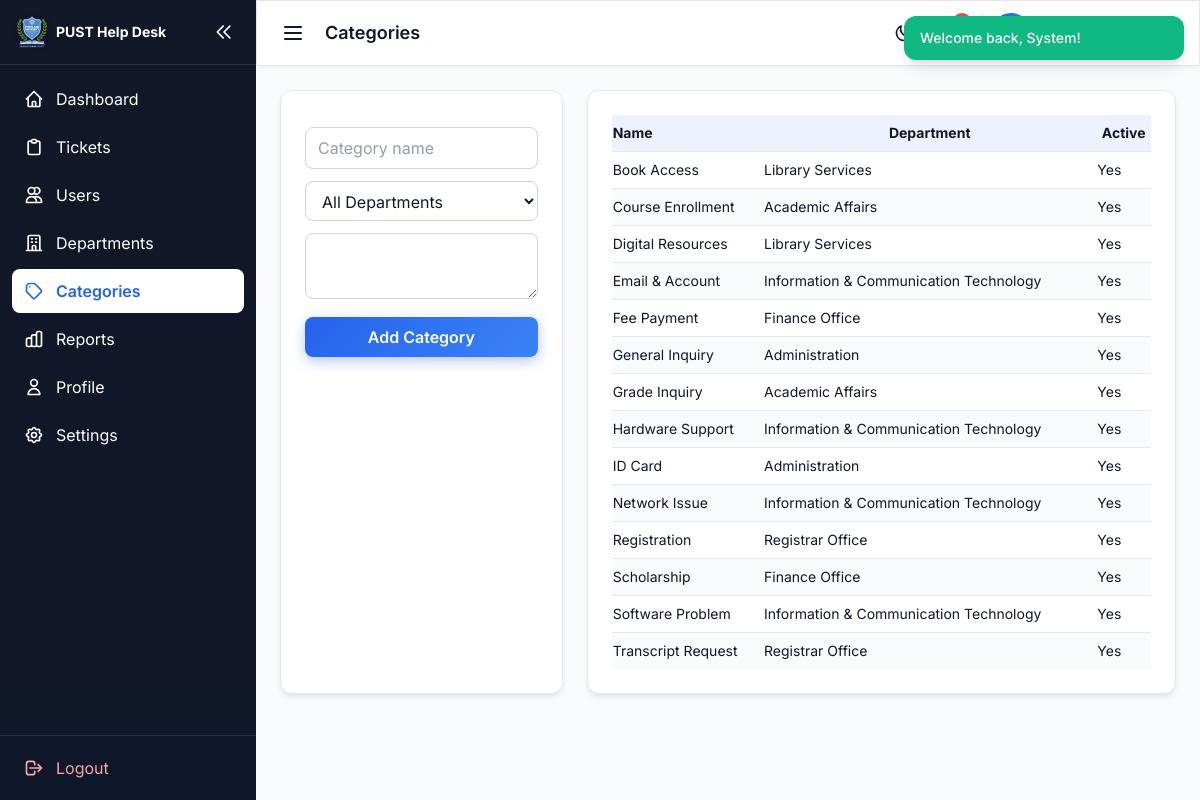
Screenshot of /admin/categories.php (signed in) with the database file from the repository.
### tables this page shows
CREATE TABLE categories (
    id INT UNSIGNED AUTO_INCREMENT PRIMARY KEY,
    name VARCHAR(100) NOT NULL,
    slug VARCHAR(100) NOT NULL UNIQUE,
    description TEXT NULL,
    department_id INT UNSIGNED NULL,
    is_active TINYINT(1) NOT NULL DEFAULT 1,
    created_at TIMESTAMP DEFAULT CURRENT_TIMESTAMP,
    updated_at TIMESTAMP DEFAULT CURRENT_TIMESTAMP ON UPDATE CURRENT_TIMESTAMP,
    FOREIGN KEY (department_id) REFERENCES departments(id) ON DELETE SET NULL
);

CREATE TABLE departments (
    id INT UNSIGNED AUTO_INCREMENT PRIMARY KEY,
    name VARCHAR(100) NOT NULL,
    code VARCHAR(20) NOT NULL UNIQUE,
    description TEXT NULL,
    email VARCHAR(255) NULL,
    is_active TINYINT(1) NOT NULL DEFAULT 1,
    created_at TIMESTAMP DEFAULT CURRENT_TIMESTAMP,
    updated_at TIMESTAMP DEFAULT CURRENT_TIMESTAMP ON UPDATE CURRENT_TIMESTAMP
);

### includes/functions/auth.php (called while the page is built, shortened)
<?php
function currentUser(): ?array
{
    return $_SESSION['user'] ?? null;
}
function userRole(): ?string
{
    return currentUser()['role'] ?? null;
}

### includes/functions/notifications.php (called while the page is built, shortened)
<?php
function countUnreadNotifications(int $userId): int
{
    $db = getDB();
    $stmt = $db->prepare('SELECT COUNT(*) FROM notifications WHERE user_id = ? AND is_read = 0');
    $stmt->execute([$userId]);
    return (int) $stmt->fetchColumn();
}
function getDepartments(bool $activeOnly = true): array
{
    $db = getDB();
    $sql = 'SELECT * FROM departments';
    if ($activeOnly) $sql .= ' WHERE is_active = 1';
    $sql .= ' ORDER BY name';
    return $db->query($sql)->fetchAll();
}

### admin/categories.php (the view, shortened to what this page needs)
<?php
require_once dirname(__DIR__) . '/includes/bootstrap.php';
require_once dirname(__DIR__) . '/includes/middleware/auth.php';
$db = getDB();
$departments = getDepartments();
$categories = $db->query('SELECT c.*, d.name AS dept_name FROM categories c LEFT JOIN departments d ON c.department_id = d.id ORDER BY c.name')->fetchAll();
$pageTitle = 'Categories';
require dirname(__DIR__) . '/includes/templates/dashboard-layout.php';
?>
<div class="grid lg:grid-cols-3 gap-6">
    <div class="dashboard-card rounded-xl p-6">
        <form method="POST" data-validate class="space-y-3"><?= csrfField() ?>
            <input name="name" required placeholder="Category name" class="w-full px-3 py-2 border rounded-lg">
            <select name="department_id" class="w-full px-3 py-2 border rounded-lg"><option value="">All Departments</option>
            </select>
            <textarea name="description" class="w-full px-3 py-2 border rounded-lg" rows="2"></textarea>
            <button class="w-full py-2 pust-btn-primary font-semibold rounded-lg">Add Category</button>
        </form>
    </div>
    <div class="lg:col-span-2 dashboard-card rounded-xl p-6">
        <table class="w-full text-sm"><thead><tr><th class="text-left py-2">Name</th><th>Department</th><th>Active</th></tr></thead>
        <tbody><?php foreach ($categories as $c): ?><tr class="border-t"><td class="py-2"><?= e($c['name']) ?></td><td><?= e($c['dept_name']??'All') ?></td><td><?= $c['is_active']?'Yes':'No' ?></td></tr><?php endforeach; ?></tbody>
        </table>
    </div>
</div>
<?php require dirname(__DIR__) . '/includes/templates/dashboard-footer.php'; ?>

### includes/templates/dashboard-layout.php (shortened to what this page needs)
<?php
$user = currentUser();
$pageTitle = $pageTitle ?? 'Dashboard';
$role = userRole();
$basePath = $role === 'admin' ? 'admin' : ($role === 'staff' ? 'staff' : 'student');
$unreadCount = countUnreadNotifications(userId());
$currentPage = basename($_SERVER['PHP_SELF']);
?>
<!DOCTYPE html>
<html lang="en" data-theme="<?= PUST_DEFAULT_THEME ?>">
<head>
    <script src="https://cdn.tailwindcss.com"></script>
    <link rel="stylesheet" href="<?= assetUrl('css/custom.css') ?>">
</head>
<body class="dashboard-layout antialiased" data-notif-url="<?= appUrl('api/notifications-count.php') ?>">
<div id="page-loader"><?= renderLogo('lg') ?><div class="spinner w-10 h-10"></div></div>
<div class="toast-container"></div>
<aside id="sidebar" class="sidebar pust-sidebar fixed top-0 left-0 z-50 h-full text-white -translate-x-full lg:translate-x-0">
    <div class="sidebar-header p-4 border-b border-white/10 flex items-center justify-between gap-2">
        <a href="<?= appUrl("$basePath/dashboard.php") ?>" class="sidebar-brand flex items-center gap-2 font-bold min-w-0 flex-1" title="PUST Help Desk">
            <?= renderLogo('icon', 'PUST') ?>
            <span class="sidebar-label truncate text-sm">PUST Help Desk</span>
        </a>
        <button type="button" id="sidebar-collapse" class="sidebar-collapse-btn hidden lg:flex p-1.5 hover:bg-white/10 rounded-lg flex-shrink-0" title="Collapse sidebar" aria-label="Collapse sidebar">
            <svg class="collapse-icon-open w-5 h-5" fill="none" stroke="currentColor" viewBox="0 0 24 24"><path stroke-linecap="round" stroke-linejoin="round" stroke-width="2" d="M11 19l-7-7 7-7m8 14l-7-7 7-7"/></svg>
        </button>
    </div>
    <nav class="sidebar-nav p-3 space-y-1 overflow-y-auto overflow-x-hidden">
        <?php foreach ($navItems as $item): ?>
        <a href="<?= appUrl("$basePath/{$item['url']}") ?>"
           title="<?= e($item['label']) ?>"
           class="sidebar-link flex items-center gap-3 px-3 py-2.5 rounded-lg transition <?= $currentPage === $item['url'] ? 'bg-white text-pust-primary font-semibold' : 'hover:bg-white/10' ?>">
            <svg class="w-5 h-5 flex-shrink-0" fill="none" stroke="currentColor" viewBox="0 0 24 24"><path stroke-linecap="round" stroke-linejoin="round" stroke-width="2" d="<?= $item['icon'] ?>"/></svg>
            <span class="sidebar-label"><?= e($item['label']) ?></span>
        </a>
        <?php endforeach; ?>
    </nav>
    <div class="sidebar-footer absolute bottom-0 left-0 right-0 p-3 border-t border-white/10">
        <a href="<?= appUrl('logout.php') ?>" title="Logout" class="sidebar-link flex items-center gap-3 px-3 py-2 rounded-lg hover:bg-red-500/20 text-red-300">
            <svg class="w-5 h-5 flex-shrink-0" fill="none" stroke="currentColor" viewBox="0 0 24 24"><path stroke-linecap="round" stroke-linejoin="round" stroke-width="2" d="M17 16l4-4m0 0l-4-4m4 4H7m6 4v1a3 3 0 01-3 3H6a3 3 0 01-3-3V7a3 3 0 013-3h4a3 3 0 013 3v1"/></svg>
            <span class="sidebar-label">Logout</span>
        </a>
    </div>
</aside>
<div class="main-content min-h-screen flex flex-col">
    <header class="dashboard-card sticky top-0 z-30 px-4 py-3 flex items-center justify-between shadow-sm">
        <div class="flex items-center gap-3">
            <button type="button" id="sidebar-collapse-header" class="dash-icon-btn hidden lg:flex p-2 rounded-lg" title="Toggle sidebar" aria-label="Toggle sidebar">
                <svg class="w-6 h-6" fill="none" stroke="currentColor" viewBox="0 0 24 24"><path stroke-linecap="round" stroke-linejoin="round" stroke-width="2" d="M4 6h16M4 12h16M4 18h16"/></svg>
            </button>
            <?php if (!empty($breadcrumbs)): ?>
            <nav class="dash-muted text-sm hidden sm:block">
                <?php foreach ($breadcrumbs as $i => $crumb): ?>
                    <?php if ($i > 0): ?><span class="mx-1">/</span><?php endif; ?>
                    <?php if (!empty($crumb['url'])): ?>
                        <a href="<?= e($crumb['url']) ?>" class="text-pust-primary hover:underline"><?= e($crumb['label']) ?></a>
                    <?php else: ?>
                        <span class="font-medium dash-text"><?= e($crumb['label']) ?></span>
                    <?php endif; ?>
                <?php endforeach; ?>
            </nav>
            <?php else: ?>
            <h1 class="text-lg font-semibold"><?= e($pageTitle) ?></h1>
            <?php endif; ?>
        </div>
        <div class="flex items-center gap-3">
            <button id="theme-toggle" type="button" class="dash-icon-btn p-2 rounded-lg" title="Toggle theme" aria-label="Toggle theme">
            </button>
            <a href="<?= appUrl("$basePath/notifications.php") ?>" class="dash-icon-btn relative p-2 rounded-lg">
                <span id="notif-badge" class="<?= $unreadCount ? '' : 'hidden' ?> absolute -top-0.5 -right-0.5 bg-red-500 text-white text-xs w-5 h-5 rounded-full flex items-center justify-center"><?= $unreadCount > 99 ? '99+' : $unreadCount ?></span>
            </a>
            <a href="<?= appUrl("$basePath/profile.php") ?>" class="flex items-center gap-2 pl-2 border-l dash-border hover:opacity-90 transition">
                <?= renderAvatar($user, 'md') ?>
                <div class="hidden sm:block">
                    <p class="text-sm font-medium dash-text"><?= e($user['first_name'] . ' ' . $user['last_name']) ?></p>
                    <p class="text-xs dash-muted"><?= e(roleLabel($user['role'])) ?></p>
                </div>
            </a>
        </div>
    </header>
    <div class="flex-1 p-4 md:p-6">

### includes/functions/helpers.php (shortened to what this page needs)
<?php
function e(?string $value): string
{
    return htmlspecialchars($value ?? '', ENT_QUOTES, 'UTF-8');
}
function appUrl(string $path = ''): string
{
    return rtrim(APP_URL, '/') . '/' . ltrim($path, '/');
}
function assetUrl(string $path): string
{
    return appUrl('assets/' . ltrim($path, '/'));
}
function renderLogo(string $size = 'sm', string $alt = 'PUST Help Desk'): string
{
    $sizes = [
        'icon' => ['class' => 'w-8 h-8',   'px' => 32],
        'sm'   => ['class' => 'w-10 h-10',  'px' => 40],
        'md'   => ['class' => 'w-12 h-12',  'px' => 48],
        'lg'   => ['class' => 'w-16 h-16',  'px' => 64],
        'xl'   => ['class' => 'w-24 h-24',  'px' => 96],
        'hero' => ['class' => 'w-32 h-32',  'px' => 128],
    ];
    $info  = $sizes[$size] ?? $sizes['sm'];
    $class = $info['class'];
    $px    = $info['px'];
    $candidates = [
        ROOT_PATH . '/assets/images/pust-logo-transparent.png' => assetUrl('images/pust-logo-transparent.png'),
        ROOT_PATH . '/assets/images/pust-logo.jpg'             => assetUrl('images/pust-logo.jpg'),
        ROOT_PATH . '/assets/images/pust-logo.png'             => assetUrl('images/pust-logo.png'),
    ];
    foreach ($candidates as $filePath => $fileUrl) {
        if (is_file($filePath)) {
            $url = $fileUrl . '?v=' . filemtime($filePath);
            return '<img src="' . e($url) . '" alt="' . e($alt) . '" width="' . $px . '" height="' . $px . '"'
                 . ' class="pust-logo pust-logo--' . e($size) . ' ' . $class . ' object-contain flex-shrink-0"'
                 . ' style="filter: drop-shadow(0 1px 3px rgba(0,0,0,.18));">';
        }
    }
    return '
    <svg class="pust-logo pust-logo--' . e($size) . ' ' . $class . ' text-pust-primary dark:text-blue-500 transition-transform duration-300 hover:rotate-6 flex-shrink-0" viewBox="0 0 24 24" fill="none" stroke="currentColor" stroke-width="1.5" stroke-linecap="round" stroke-linejoin="round" aria-label="' . e($alt) . '">
        <path d="M12 22s8-4 8-10V5l-8-3-8 3v7c0 6 8 10 8 10z" fill="currentColor" fill-opacity="0.15" stroke="currentColor" stroke-width="2"/>
        <path d="M12 15c0-1.5 1-2.5 3-2.5s3 1 3 2.5v.5H12v-.5z" fill="currentColor" fill-opacity="0.2"/>
        <path d="M12 15c0-1.5-1-2.5-3-2.5S6 13.5 6 15v.5h6v-.5z" fill="currentColor" fill-opacity="0.2"/>
        <path d="M12 16V12.5c0-1.2 1-1.8 2.5-1.8s2.5.6 2.5 1.8V16" stroke="currentColor" stroke-width="1.5"/>
        <path d="M12 16V12.5c0-1.2-1-1.8-2.5-1.8S7 11.3 7 12.5V16" stroke="currentColor" stroke-width="1.5"/>
        <path d="M12 10.5v5.5" stroke="currentColor" stroke-width="2"/>
        <path d="M12 5l.6 1.2 1.4.2-1 1 .2 1.4-1.2-.7-1.2.7.2-1.4-1-1 1.4-.2L12 5z" fill="currentColor" stroke="currentColor" stroke-width="0.5"/>
    </svg>';
}

### includes/functions/avatar.php (shortened to what this page needs)
<?php
function userInitials(array $user): string
{
    $f = strtoupper(substr($user['first_name'] ?? 'U', 0, 1));
    $l = strtoupper(substr($user['last_name'] ?? '', 0, 1));
    return $f . $l;
}
function userHasCustomAvatar(array $user): bool
{
    if (empty($user['avatar']) || $user['avatar'] === 'default-avatar.png') {
        return false;
    }
    $path = UPLOAD_PATH . '/' . ltrim($user['avatar'], '/');
    return is_file($path);
}
function avatarSizeClasses(string $size): string
{
    return match ($size) {
        'xs'  => 'w-7 h-7 text-[10px]',
        'sm'  => 'w-8 h-8 text-xs',
        'md'  => 'w-10 h-10 text-sm',
        'lg'  => 'w-16 h-16 text-xl',
        'xl'  => 'w-24 h-24 text-3xl',
        '2xl' => 'w-32 h-32 text-4xl',
        default => 'w-10 h-10 text-sm',
    };
}
function renderAvatar(array $user, string $size = 'md', string $extraClass = ''): string
{
    $sizeClass = avatarSizeClasses($size);
    $initials = e(userInitials($user));
    $base = 'user-avatar inline-flex flex-shrink-0 ' . $sizeClass . ' ' . $extraClass;
    return '<span class="' . $base . ' rounded-full bg-pust-primary text-white items-center justify-center font-bold" role="img" aria-label="' . $initials . '">' . $initials . '</span>';
}

### includes/templates/dashboard-footer.php (shortened to what this page needs)
    </div>
</div>
</body>
</html>

### assets/css/custom.css (style rules this page uses)
.pust-sidebar { background: var(--gradient-sidebar) !important; color: var(--pust-white); }
.bg-pust-primary { background: var(--gradient-blue); }
.pust-logo { object-fit: contain; object-position: center; display: block; flex-shrink: 0; background: transparent; }
.pust-logo--icon { width: 2rem; height: 2rem; }
body { font-family: 'Inter', system-ui, -apple-system, sans-serif; -webkit-font-smoothing: antialiased; }
.text-pust-navy, .text-pust-primary { color: var(--pust-primary); }
.pust-btn-primary, a.pust-btn-primary, button.pust-btn-primary { background: var(--gradient-blue); color: var(--pust-white) !important; border: none; box-shadow: 0 4px 14px rgba(37, 99, 235, 0.35); transition: transform 0.2s ease, box-shadow 0.2s ease, filter 0.2s ease; }
.bg-pust-primary.text-white, button.bg-pust-primary, a.bg-pust-primary.text-white { background: var(--gradient-blue) !important; color: var(--pust-white) !important; }
.dashboard-layout { background-color: var(--dash-bg); color: var(--dash-text); min-height: 100vh; transition: background-color 0.25s ease, color 0.25s ease; }
.dashboard-card { background-color: var(--dash-card); border: 1px solid var(--dash-border); border-radius: 0.75rem; box-shadow: var(--pust-shadow-card); color: var(--dash-text); transition: background-color 0.25s ease, border-color 0.25s ease, color 0.25s ease, box-shadow 0.25s ease; }
.dash-text { color: var(--dash-text); }
.dash-muted { color: var(--dash-muted); }
.dash-border { border-color: var(--dash-border); }
.dash-icon-btn { color: var(--dash-text); transition: background-color 0.2s ease; }
#theme-toggle { position: relative; }
.dashboard-layout input:not([type="checkbox"]):not([type="radio"]):not([type="submit"]):not([type="button"]), .dashboard-layout select, .dashboard-layout textarea { background-color: var(--dash-input-bg); border-color: var(--dash-input-border); color: var(--dash-text); transition: background-color 0.25s ease, border-color 0.25s ease, color 0.25s ease; }
.dashboard-layout input::placeholder, .dashboard-layout textarea::placeholder { color: var(--dash-muted); opacity: 0.7; }
.dashboard-layout table { color: var(--dash-text); }
.dashboard-layout table thead { background-color: var(--dash-table-head) !important; }
.dashboard-layout table thead th { color: var(--dash-text); border-color: var(--dash-border); }
.dashboard-layout table tbody tr { border-color: var(--dash-border); transition: background-color 0.15s ease; }
.dashboard-layout table tbody tr:nth-child(even) { background-color: var(--dash-table-stripe, var(--dash-bg)); }
:root { --sidebar-width: 16rem; --sidebar-width-collapsed: 4.5rem; }
.sidebar { width: var(--sidebar-width); transition: transform 0.3s ease, width 0.3s ease; }
.sidebar-nav { max-height: calc(100vh - 8.5rem); padding-bottom: 4rem; }
.sidebar-label { white-space: nowrap; overflow: hidden; transition: opacity 0.2s ease, width 0.2s ease; }
.main-content { transition: margin-left 0.3s ease; }
@media (min-width: 1024px) { .main-content { margin-left: var(--sidebar-width); } }
@media (min-width: 1024px) { html:not(.sidebar-collapsed) { --sidebar-width-active: var(--sidebar-width); } }
.toast-container { position: fixed; top: 1rem; right: 1rem; z-index: 9999; display: flex; flex-direction: column; gap: 0.5rem; }
.dashboard-layout header.dashboard-card { border-radius: 0; margin: 0; }
.user-avatar { flex-shrink: 0; }
.user-avatar.rounded-full { aspect-ratio: 1; }
header a, header button { transition: all 0.2s cubic-bezier(0.4, 0, 0.2, 1); }

### rows the page displays
categories: name "Book Access", department.name "Library Services", is_active "Yes"
categories: name "Course Enrollment", department.name "Academic Affairs", is_active "Yes"
categories: name "Digital Resources", department.name "Library Services", is_active "Yes"
categories: name "Email & Account", department.name "Information & Communication Technology", is_active "Yes"
categories: name "Fee Payment", department.name "Finance Office", is_active "Yes"
categories: name "General Inquiry", department.name "Administration", is_active "Yes"
categories: name "Grade Inquiry", department.name "Academic Affairs", is_active "Yes"
categories: name "Hardware Support", department.name "Information & Communication Technology", is_active "Yes"
categories: name "ID Card", department.name "Administration", is_active "Yes"
categories: name "Network Issue", department.name "Information & Communication Technology", is_active "Yes"
categories: name "Registration", department.name "Registrar Office", is_active "Yes"
categories: name "Scholarship", department.name "Finance Office", is_active "Yes"
categories: name "Software Problem", department.name "Information & Communication Technology", is_active "Yes"
categories: name "Transcript Request", department.name "Registrar Office", is_active "Yes"

### other values shown
$item['label'] "Dashboard"
$item['label'] "Tickets"
$item['label'] "Users"
$item['label'] "Departments"
$item['label'] "Categories"
$item['label'] "Reports"
$item['label'] "Profile"
$item['label'] "Settings"
$pageTitle "Categories"
